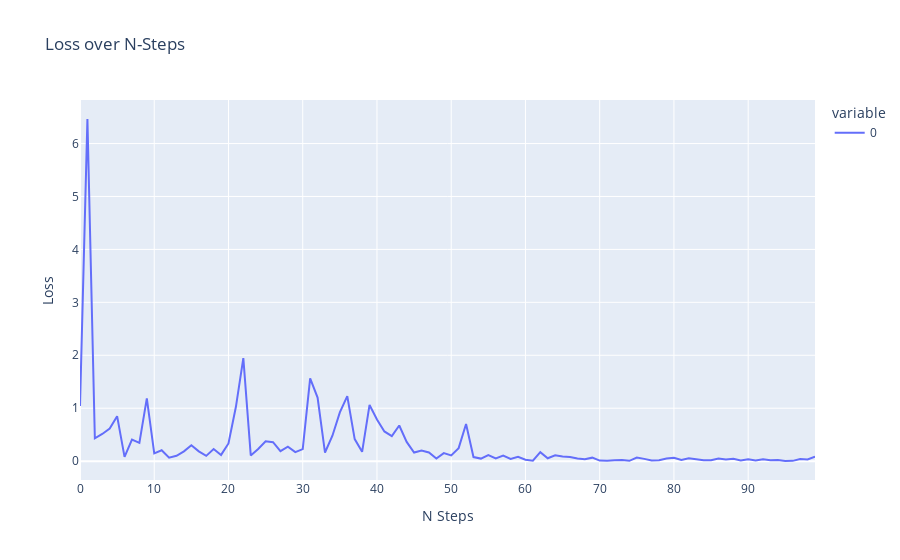

Here is the notebook cell this chart was saved with:
### Code cell
pipe = GymTransformBlock(agent=None,n=1000,bs=10)(['Pendulum-v1'])
pipe = StepBatcher(pipe)
steps = list(pipe);

actor = Actor(3,1)
critic = Critic(3,1)

pipe = SoftTargetUpdater(pipe,critic)
pipe = CriticLossProcessor(pipe,critic,actor)

pipe_loss = LossCollector(pipe,main_buffers=[[]])
pipe = BasicOptStepper(pipe_loss,critic,0.01)
list(pipe)
pipe_loss.show()

### Figure 1 — Plotly figure (JSON) as saved in the notebook; plotly's stock layout.template omitted (floating-point values rounded to 4 significant figures)
{"data": [{"hovertemplate": "variable=0<br>N Steps=%{x}<br>Loss=%{y}<extra></extra>", "legendgroup": "0", "line": {"color": "#636efa", "dash": "solid"}, "marker": {"symbol": "circle"}, "mode": "lines", "name": "0", "orientation": "v", "showlegend": true, "type": "scatter", "x": [0, 1, 2, 3, 4, 5, 6, 7, 8, 9, 10, 11, 12, 13, 14, 15, 16, 17, 18, 19, 20, 21, 22, 23, 24, 25, 26, 27, 28, 29, 30, 31, 32, 33, 34, 35, 36, 37, 38, 39, 40, 41, 42, 43, 44, 45, 46, 47, 48, 49, 50, 51, 52, 53, 54, 55, 56, 57, 58, 59, 60, 61, 62, 63, 64, 65, 66, 67, 68, 69, 70, 71, 72, 73, 74, 75, 76, 77, 78, 79, 80, 81, 82, 83, 84, 85, 86, 87, 88, 89, 90, 91, 92, 93, 94, 95, 96, 97, 98, 99], "xaxis": "x", "y": [1.042, 6.463, 0.4323, 0.5136, 0.6147, 0.8494, 0.08096, 0.4056, 0.3456, 1.187, 0.1465, 0.2062, 0.06432, 0.1013, 0.1849, 0.2991, 0.1846, 0.09982, 0.2301, 0.1179, 0.3341, 1.027, 1.947, 0.1087, 0.23, 0.3771, 0.3581, 0.1891, 0.2733, 0.1715, 0.2267, 1.563, 1.201, 0.1631, 0.4802, 0.9222, 1.229, 0.4163, 0.1764, 1.062, 0.7869, 0.5615, 0.4731, 0.674, 0.363, 0.1624, 0.2008, 0.165, 0.05008, 0.1518, 0.1086, 0.2459, 0.7014, 0.07675, 0.04835, 0.1131, 0.05354, 0.1036, 0.04224, 0.08243, 0.02691, 0.009878, 0.1704, 0.05453, 0.111, 0.0863, 0.08037, 0.04904, 0.03424, 0.06601, 0.01048, 0.005692, 0.01638, 0.02043, 0.00589, 0.06698, 0.04293, 0.01243, 0.01588, 0.04903, 0.0651, 0.02075, 0.05581, 0.02967, 0.01509, 0.01787, 0.05159, 0.03207, 0.04343, 0.01461, 0.03722, 0.0147, 0.0353, 0.01767, 0.02037, 0.002891, 0.005526, 0.03891, 0.03044, 0.08612], "yaxis": "y"}], "layout": {"legend": {"title": {"text": "variable"}, "tracegroupgap": 0}, "title": {"text": "Loss over N-Steps"}, "xaxis": {"anchor": "y", "domain": [0, 1], "title": {"text": "N Steps"}}, "yaxis": {"anchor": "x", "domain": [0, 1], "title": {"text": "Loss"}}}}
